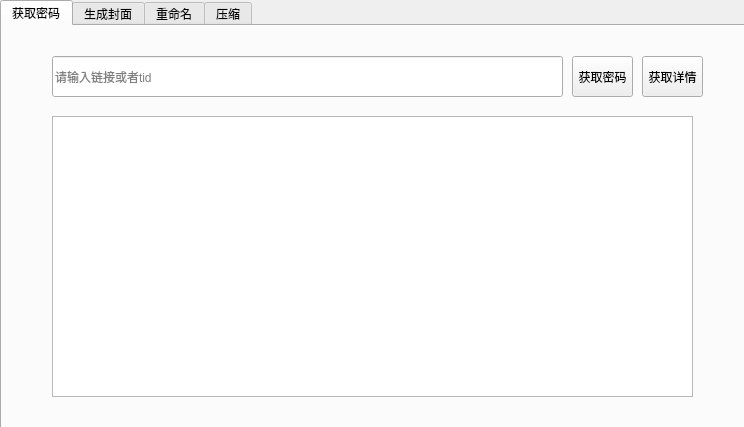
<?xml version="1.0" encoding="UTF-8"?>
<ui version="4.0">
 <class>Form</class>
 <widget class="QWidget" name="Form">
  <property name="geometry">
   <rect>
    <x>0</x>
    <y>0</y>
    <width>744</width>
    <height>427</height>
   </rect>
  </property>
  <property name="windowTitle">
   <string>Tools</string>
  </property>
  <widget class="QTabWidget" name="tabWidget">
   <property name="geometry">
    <rect>
     <x>0</x>
     <y>0</y>
     <width>921</width>
     <height>491</height>
    </rect>
   </property>
   <property name="currentIndex">
    <number>0</number>
   </property>
   <widget class="QWidget" name="tab">
    <attribute name="title">
     <string>获取密码</string>
    </attribute>
    <widget class="QLineEdit" name="widget1_url">
     <property name="geometry">
      <rect>
       <x>50</x>
       <y>30</y>
       <width>511</width>
       <height>41</height>
      </rect>
     </property>
     <property name="readOnly">
      <bool>false</bool>
     </property>
     <property name="placeholderText">
      <string>请输入链接或者tid</string>
     </property>
    </widget>
    <widget class="QPushButton" name="widget1_getpassword">
     <property name="geometry">
      <rect>
       <x>570</x>
       <y>30</y>
       <width>61</width>
       <height>41</height>
      </rect>
     </property>
     <property name="text">
      <string>获取密码</string>
     </property>
    </widget>
    <widget class="QPlainTextEdit" name="widget1_content">
     <property name="geometry">
      <rect>
       <x>50</x>
       <y>90</y>
       <width>641</width>
       <height>281</height>
      </rect>
     </property>
    </widget>
    <widget class="QPushButton" name="widget1_getdetail">
     <property name="enabled">
      <bool>true</bool>
     </property>
     <property name="geometry">
      <rect>
       <x>640</x>
       <y>30</y>
       <width>61</width>
       <height>41</height>
      </rect>
     </property>
     <property name="text">
      <string>获取详情</string>
     </property>
    </widget>
   </widget>
   <widget class="QWidget" name="tab_2">
    <attribute name="title">
     <string>生成封面</string>
    </attribute>
    <widget class="QPlainTextEdit" name="widget2_content">
     <property name="geometry">
      <rect>
       <x>50</x>
       <y>90</y>
       <width>641</width>
       <height>281</height>
      </rect>
     </property>
    </widget>
    <widget class="QPushButton" name="widget2_button_cover">
     <property name="geometry">
      <rect>
       <x>570</x>
       <y>30</y>
       <width>61</width>
       <height>41</height>
      </rect>
     </property>
     <property name="text">
      <string>生成封面</string>
     </property>
    </widget>
    <widget class="QLineEdit" name="widget2_url">
     <property name="geometry">
      <rect>
       <x>50</x>
       <y>30</y>
       <width>511</width>
       <height>41</height>
      </rect>
     </property>
     <property name="readOnly">
      <bool>false</bool>
     </property>
     <property name="placeholderText">
      <string>请输入地址</string>
     </property>
    </widget>
   </widget>
   <widget class="QWidget" name="tab_3">
    <attribute name="title">
     <string>重命名</string>
    </attribute>
    <widget class="QPushButton" name="widget3_rename">
     <property name="geometry">
      <rect>
       <x>630</x>
       <y>30</y>
       <width>61</width>
       <height>41</height>
      </rect>
     </property>
     <property name="text">
      <string>重命名</string>
     </property>
    </widget>
    <widget class="QLineEdit" name="widget3_url">
     <property name="geometry">
      <rect>
       <x>50</x>
       <y>30</y>
       <width>511</width>
       <height>41</height>
      </rect>
     </property>
     <property name="readOnly">
      <bool>false</bool>
     </property>
     <property name="placeholderText">
      <string>请输入地址</string>
     </property>
    </widget>
    <widget class="QPlainTextEdit" name="widget3_content">
     <property name="geometry">
      <rect>
       <x>50</x>
       <y>110</y>
       <width>641</width>
       <height>261</height>
      </rect>
     </property>
    </widget>
    <widget class="QLineEdit" name="widget3_lineedit_length">
     <property name="geometry">
      <rect>
       <x>90</x>
       <y>80</y>
       <width>41</width>
       <height>20</height>
      </rect>
     </property>
     <property name="dragEnabled">
      <bool>false</bool>
     </property>
     <property name="readOnly">
      <bool>false</bool>
     </property>
     <property name="placeholderText">
      <string/>
     </property>
    </widget>
    <widget class="QLabel" name="label_6">
     <property name="geometry">
      <rect>
       <x>50</x>
       <y>80</y>
       <width>41</width>
       <height>20</height>
      </rect>
     </property>
     <property name="text">
      <string>长度：</string>
     </property>
    </widget>
    <widget class="QLabel" name="label_7">
     <property name="geometry">
      <rect>
       <x>140</x>
       <y>80</y>
       <width>91</width>
       <height>20</height>
      </rect>
     </property>
     <property name="text">
      <string>3的时候：001</string>
     </property>
    </widget>
   </widget>
   <widget class="QWidget" name="tab_4">
    <attribute name="title">
     <string>压缩</string>
    </attribute>
    <widget class="QPushButton" name="widget4_compress">
     <property name="geometry">
      <rect>
       <x>630</x>
       <y>30</y>
       <width>61</width>
       <height>41</height>
      </rect>
     </property>
     <property name="text">
      <string>压缩</string>
     </property>
    </widget>
    <widget class="QPlainTextEdit" name="widget4_content">
     <property name="geometry">
      <rect>
       <x>50</x>
       <y>110</y>
       <width>641</width>
       <height>261</height>
      </rect>
     </property>
     <property name="plainText">
      <string/>
     </property>
    </widget>
    <widget class="QLineEdit" name="widget4_url">
     <property name="geometry">
      <rect>
       <x>50</x>
       <y>30</y>
       <width>511</width>
       <height>41</height>
      </rect>
     </property>
     <property name="dragEnabled">
      <bool>false</bool>
     </property>
     <property name="readOnly">
      <bool>false</bool>
     </property>
     <property name="placeholderText">
      <string>请输入地址</string>
     </property>
    </widget>
    <widget class="QComboBox" name="widget4_combobox_type">
     <property name="geometry">
      <rect>
       <x>100</x>
       <y>80</y>
       <width>71</width>
       <height>20</height>
      </rect>
     </property>
     <item>
      <property name="text">
       <string>文件夹</string>
      </property>
     </item>
     <item>
      <property name="text">
       <string>单文件</string>
      </property>
     </item>
    </widget>
    <widget class="QLabel" name="widget4_label_type">
     <property name="geometry">
      <rect>
       <x>50</x>
       <y>80</y>
       <width>41</width>
       <height>20</height>
      </rect>
     </property>
     <property name="text">
      <string>类型：</string>
     </property>
    </widget>
    <widget class="QLabel" name="widget4_label_target">
     <property name="geometry">
      <rect>
       <x>190</x>
       <y>80</y>
       <width>41</width>
       <height>20</height>
      </rect>
     </property>
     <property name="text">
      <string>目标：</string>
     </property>
    </widget>
    <widget class="QLabel" name="widget4_label_kb">
     <property name="geometry">
      <rect>
       <x>280</x>
       <y>80</y>
       <width>41</width>
       <height>20</height>
      </rect>
     </property>
     <property name="text">
      <string>KB</string>
     </property>
    </widget>
    <widget class="QLineEdit" name="widget4_lineedit_init_rate">
     <property name="geometry">
      <rect>
       <x>380</x>
       <y>80</y>
       <width>41</width>
       <height>21</height>
      </rect>
     </property>
     <property name="text">
      <string/>
     </property>
     <property name="dragEnabled">
      <bool>false</bool>
     </property>
     <property name="readOnly">
      <bool>false</bool>
     </property>
    </widget>
    <widget class="QLabel" name="widget4_label_rate">
     <property name="geometry">
      <rect>
       <x>310</x>
       <y>80</y>
       <width>61</width>
       <height>20</height>
      </rect>
     </property>
     <property name="text">
      <string>初始比率：</string>
     </property>
    </widget>
    <widget class="QLineEdit" name="widget4_lineedit_compress_rate">
     <property name="geometry">
      <rect>
       <x>510</x>
       <y>80</y>
       <width>41</width>
       <height>21</height>
      </rect>
     </property>
    </widget>
    <widget class="QLabel" name="widget4_label_compress_rate">
     <property name="geometry">
      <rect>
       <x>440</x>
       <y>80</y>
       <width>61</width>
       <height>20</height>
      </rect>
     </property>
     <property name="text">
      <string>压缩比率：</string>
     </property>
    </widget>
    <widget class="QLineEdit" name="widget4_lineedit_target">
     <property name="geometry">
      <rect>
       <x>230</x>
       <y>80</y>
       <width>41</width>
       <height>20</height>
      </rect>
     </property>
     <property name="dragEnabled">
      <bool>false</bool>
     </property>
     <property name="readOnly">
      <bool>false</bool>
     </property>
     <property name="placeholderText">
      <string/>
     </property>
    </widget>
   </widget>
  </widget>
 </widget>
 <resources/>
 <connections/>
</ui>
